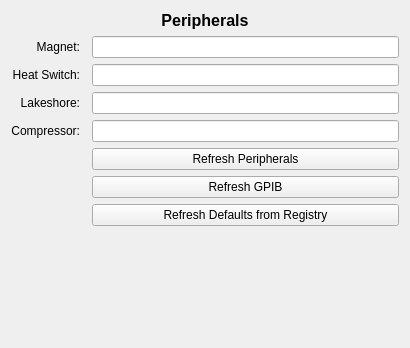
      <widget class="QWidget" name="LabRAD">
       <attribute name="title">
        <string>Peripherals</string>
       </attribute>
       <layout class="QGridLayout" name="gridLayout_6">
        <item row="5" column="0" colspan="3">
         <widget class="QLabel" name="peripheralsLabel">
          <property name="sizePolicy">
           <sizepolicy hsizetype="Expanding" vsizetype="Preferred">
            <horstretch>0</horstretch>
            <verstretch>0</verstretch>
           </sizepolicy>
          </property>
          <property name="font">
           <font>
            <pointsize>12</pointsize>
            <weight>75</weight>
            <bold>true</bold>
           </font>
          </property>
          <property name="text">
           <string>Peripherals</string>
          </property>
          <property name="alignment">
           <set>Qt::AlignCenter</set>
          </property>
         </widget>
        </item>
        <item row="6" column="0">
         <widget class="QLabel" name="magnetLabel">
          <property name="layoutDirection">
           <enum>Qt::LeftToRight</enum>
          </property>
          <property name="text">
           <string>Magnet:</string>
          </property>
          <property name="alignment">
           <set>Qt::AlignRight|Qt::AlignTrailing|Qt::AlignVCenter</set>
          </property>
          <property name="buddy">
           <cstring>magnetLineEdit</cstring>
          </property>
         </widget>
        </item>
        <item row="6" column="2">
         <widget class="QLineEdit" name="magnetLineEdit">
          <property name="readOnly">
           <bool>true</bool>
          </property>
         </widget>
        </item>
        <item row="7" column="0">
         <widget class="QLabel" name="heatSwitchLabel">
          <property name="layoutDirection">
           <enum>Qt::LeftToRight</enum>
          </property>
          <property name="text">
           <string>Heat Switch:</string>
          </property>
          <property name="alignment">
           <set>Qt::AlignRight|Qt::AlignTrailing|Qt::AlignVCenter</set>
          </property>
          <property name="buddy">
           <cstring>heatSwitchLineEdit</cstring>
          </property>
         </widget>
        </item>
        <item row="7" column="2">
         <widget class="QLineEdit" name="heatSwitchLineEdit">
          <property name="readOnly">
           <bool>true</bool>
          </property>
         </widget>
        </item>
        <item row="8" column="0">
         <widget class="QLabel" name="lakeshoreLabel">
          <property name="layoutDirection">
           <enum>Qt::LeftToRight</enum>
          </property>
          <property name="text">
           <string>Lakeshore:</string>
          </property>
          <property name="alignment">
           <set>Qt::AlignRight|Qt::AlignTrailing|Qt::AlignVCenter</set>
          </property>
          <property name="buddy">
           <cstring>lakeshoreLineEdit</cstring>
          </property>
         </widget>
        </item>
        <item row="8" column="2">
         <widget class="QLineEdit" name="lakeshoreLineEdit">
          <property name="readOnly">
           <bool>true</bool>
          </property>
         </widget>
        </item>
        <item row="9" column="0">
         <widget class="QLabel" name="compressorLabel">
          <property name="layoutDirection">
           <enum>Qt::LeftToRight</enum>
          </property>
          <property name="text">
           <string>Compressor:</string>
          </property>
          <property name="alignment">
           <set>Qt::AlignRight|Qt::AlignTrailing|Qt::AlignVCenter</set>
          </property>
          <property name="buddy">
           <cstring>compressorLineEdit</cstring>
          </property>
         </widget>
        </item>
        <item row="9" column="2">
         <widget class="QLineEdit" name="compressorLineEdit">
          <property name="readOnly">
           <bool>true</bool>
          </property>
         </widget>
        </item>
        <item row="13" column="2">
         <spacer name="verticalSpacer_4">
          <property name="orientation">
           <enum>Qt::Vertical</enum>
          </property>
          <property name="sizeHint" stdset="0">
           <size>
            <width>307</width>
            <height>111</height>
           </size>
          </property>
         </spacer>
        </item>
        <item row="10" column="2">
         <widget class="QPushButton" name="refreshPeripherals_button">
          <property name="text">
           <string>Refresh Peripherals</string>
          </property>
         </widget>
        </item>
        <item row="11" column="2">
         <widget class="QPushButton" name="refreshGPIB_button">
          <property name="text">
           <string>Refresh GPIB</string>
          </property>
         </widget>
        </item>
        <item row="12" column="2">
         <widget class="QPushButton" name="refreshDefaults_button">
          <property name="text">
           <string>Refresh Defaults from Registry</string>
          </property>
         </widget>
        </item>
       </layout>
      </widget>
